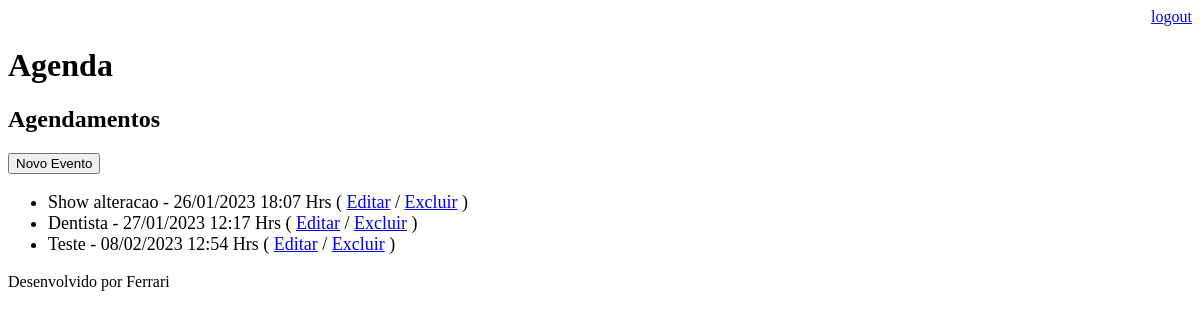
The page /agenda/ (signed in) on the database as committed earlier.
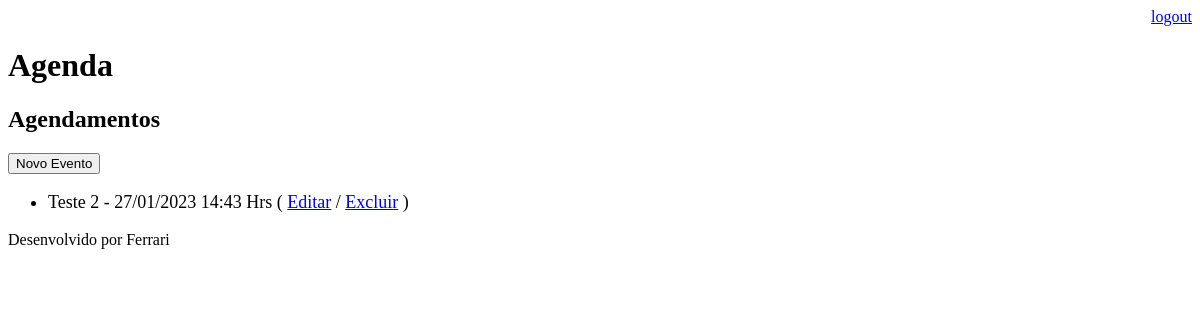
The same page on the database as committed later.
### core/models.py (models this page shows, shortened)
class Evento(models.Model):
    titulo = models.CharField(max_length=100)
    descricao = models.TextField(blank=True,null=True)
    data_evento = models.DateTimeField(verbose_name='Data do Evento')#Customizar o nome
    data_criacao = models.DateField(auto_now=True)
    usuario = models.ForeignKey(User, on_delete=models.CASCADE)#Se o usuario for excluido, todos os eventos pertencente a ele também são
    class Meta:
        db_table='evento' #Força o nome da tabela ser evento
    def get_data_evento(self):
        return self.data_evento.strftime('%d/%m/%Y %H:%M Hrs') #Conf retorno dos dados na tela
    def get_evento_atrasado(self):
        if self.data_evento < datetime.now():
            return True
        else:
            return False

### core/views.py (the view)
# urls.py: path('agenda/', views.lista_eventos), #Endereco da rota - irá para views função lista_eventos
@login_required(login_url='/login/')#Validar autenticação
def lista_eventos(request):
   usuario = request.user
   data_atual = datetime.now() - timedelta(hours=1) #data atual/ mostrar evento que passou até 1 hora
   evento = Evento.objects.filter(usuario=usuario,
                                  data_evento__gt=data_atual) #Filtrar eventos do usuario da data atual em diante __gt/ menor que a data atual __lt
   dados = {'eventos':evento}
   return render(request,'agenda.html', dados)

### templates/agenda.html (shortened to what this page needs)
{% extends "model-page.html" %} <!Extender o contéudo para a pág page->
{% block content%} <!começo do conteúdo->
       <h2>Agendamentos</h2>
       <a href="evento/"> <! Criando botão com link para a página evento->
        <button type="button">Novo Evento</button>
       </a>
       <ul style="font-size: 18px"> <!criar uma lista de tópicos ->
        {% for evento in eventos %}
            <li>
                <div style=>
                    {{evento.titulo}} - {{evento.get_data_evento}}  <!Vai mostrar na tela os eventos coletado no banco de dados->
                    ( <a href="evento/?id={{evento.id}}">Editar</a> <!Vai levar para a tela de inserção e passa o parametro pelo GET->
                    / <a href="evento/delete/{{evento.id}}/">Excluir</a> ) <!Link para excluir o evento pelo id rapidamente/ vai buscar a views delete_evento->
                </div>
            </li>
        {% endfor %}
        </ul>
 {% endblock %}

Rows that differ between the two databases and show on the page:
no longer on this page (row edited): Evento: titulo "Show alteracao", get_data_evento "26/01/2023 18:07 Hrs"
no longer on this page (row edited): Evento: titulo "Dentista", get_data_evento "27/01/2023 12:17 Hrs"
no longer on this page (row edited): Evento: titulo "Teste", get_data_evento "08/02/2023 12:54 Hrs"
added Evento: titulo "Teste 2", get_data_evento "27/01/2023 14:43 Hrs"
